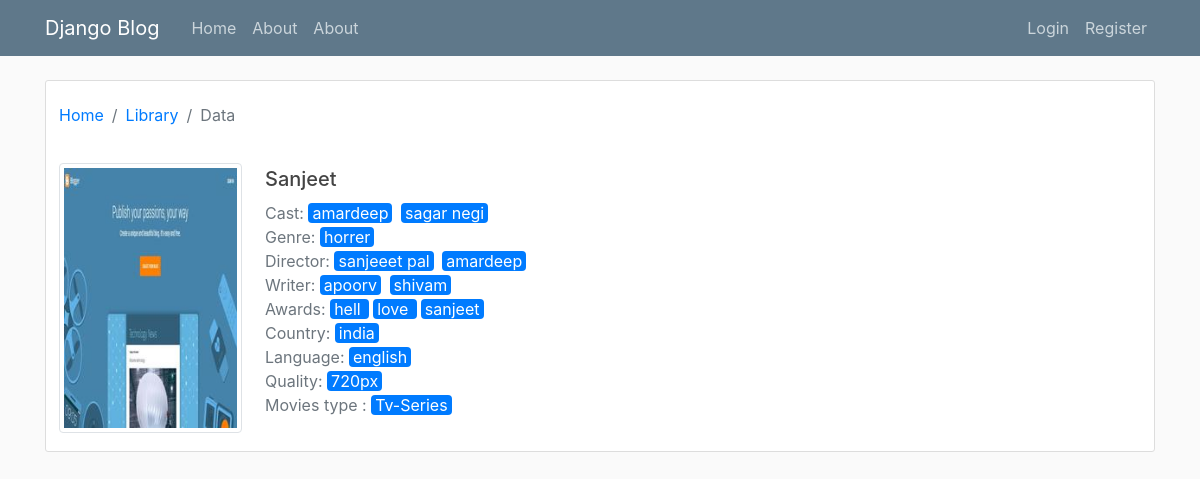
Page /movies/23/ on the committed database.
### movies_list/models.py (models this page shows, shortened)
class Movies_list(models.Model):
	movies_id=models.AutoField(primary_key=True)
	name=models.CharField(max_length=50)
	genre=models.ManyToManyField(Genre_list)
	cast=models.ManyToManyField(Cast_list)
	director=models.ManyToManyField(Director_list)
	writer=models.ManyToManyField(Writer_list)
	awards=models.ManyToManyField(Award_list)
	country=models.ForeignKey(Country_list, on_delete=models.PROTECT)
	story_line=models.TextField(default='')
	cost=models.PositiveIntegerField(default=0)
	release_date=models.DateTimeField( blank=False,null=False)
	created_at=models.DateTimeField(default=timezone.now)
	language=models.ManyToManyField(Language_list)
	imdb_rating=models.FloatField()
	imdb_link=models.TextField()
	trailer_link=models.TextField()
	views=models.PositiveIntegerField(default=0)
	likes=models.PositiveIntegerField(default=0)
	dislike=models.PositiveIntegerField(default=0)
	ratting=models.FloatField(default=0.0)
	tags=models.TextField()
	Quality=models.ForeignKey(Quality_list,on_delete=models.PROTECT)
	movies_user_id=models.ForeignKey(User, on_delete=models.PROTECT)
	movies_type=models.ForeignKey(Movies_type_list,on_delete=models.PROTECT)
	movies_thumbnail=models.ImageField(default='thumbnail.jpg',upload_to='movies_pics')
	class Meta:
		verbose_name_plural='movies'

class Cast_list(models.Model):
	cast_id=models.AutoField(primary_key=True)
	cast_name=models.CharField(max_length=50)
	cast_image=models.ImageField(default='cast.jpg',upload_to='cast_pics')
	def __str__(self):
		return f'{self.cast_name}'
	class Meta:
		verbose_name_plural='Cast'

class Genre_list(models.Model):
	genre_id=models.AutoField(primary_key=True)
	genre_name=models.CharField(max_length=40)
	genre_image=models.ImageField(default='genre.jpg',upload_to='genre_pics')
	def __str__(self):
		return f'{self.genre_name}'
	class Meta:
		verbose_name_plural='Genre'

class Director_list(models.Model):
	director_id=models.AutoField(primary_key=True)
	director_name=models.CharField(max_length=50)
	director_image=models.ImageField(default='cast.jpg',upload_to='director_pics')
	def __str__(self):
		return f'{self.director_name}'
	class Meta:
		verbose_name_plural='Director'

class Writer_list(models.Model):
	writer_id=models.AutoField(primary_key=True)
	writer_name=models.CharField(max_length=50);
	writer_image=models.ImageField(default='writer.jpg',upload_to='writer_pics')
	def __str__(self):
		return f'{self.writer_name}'
	class Meta:
		verbose_name_plural='Writer'

class Award_list(models.Model):
	award_id=models.AutoField(primary_key=True)
	award_name=models.CharField(max_length=50,blank=False)
	award_image = models.ImageField(upload_to='award_pics',default='award.jpg', )
	def __str__(self):
		return f'{self.award_name} '
	class Meta:
		verbose_name_plural = 'Award'

class Country_list(models.Model):
	country_id=models.AutoField(primary_key=True)
	country_name=models.CharField(max_length=50)
	country_short_code=models.CharField(max_length=5)
	country_image=models.ImageField(default='country.jpg',upload_to='country_pics')
	class Meta:
		verbose_name_plural='Country'

class Language_list(models.Model):
	language_id=models.AutoField(primary_key=True)
	language_name=models.CharField(max_length=60)
	language_short_code=models.CharField(max_length=5)
	def __str__(self):
		return f'{self.language_name}'
	class Meta:
		verbose_name_plural='Language'

class Quality_list(models.Model):
	quality_id=models.AutoField(primary_key=True)
	quality_name=models.CharField(max_length=50)
	quality_priority=models.PositiveIntegerField()
	class Meta:
		verbose_name_plural='Quality'

class Movies_type_list(models.Model):
	movies_type_id=models.AutoField(primary_key=True)
	movies_type_name=models.CharField(max_length=12)
	class Meta:
		verbose_name_plural='movies_type'

### movies_list/views.py (the view)
# urls.py: path("movies/<int:movies_id>/",Movies_detail,name="movies-detail"),
def Movies_detail(request,movies_id):
	movies_details=Movies_list.objects.filter(movies_id=movies_id)
	context={
		"movies_details":movies_details,
	}
	return render(request,"movies_list/movies_details.html",context)

### movies_list/Templates/movies_list/movies_details.html (shortened to what this page needs)
{% extends "users/base.html" %}
{% load crispy_forms_tags %}
{% block content %}
    <div class="content-section ">
        <div class="row ">
            <nav aria-label="breadcrumb ">
              <ol class="breadcrumb  mx-2 px-0 my-1.5 bg-white">
                <li class="breadcrumb-item"><a href="{%url 'movies-index'%}">Home</a></li>
                <li class="breadcrumb-item"><a href="#">Library</a></li>
                <li class="breadcrumb-item active" aria-current="page">Data</li>
              </ol>
            </nav>
        </div>
        <div class="row ">
            <div class="col col-md-2 mx-2 px-0 text-left my-2">
                <img  class="img-fluid img-thumbnail rounded w-auto  h-auto" src="../../media/{{movies_details.0.movies_thumbnail}}">
            </div>
            <div class="col-md-9   my-2">
              <h5 class="d-inline-block  text-justify text-nowrap text-truncate py-1 m-0">{{movies_details.0.name|capfirst}} </h5>
              <p class="pd-0 m-0  rounded text-secondary">Cast: {% for cast in movies_details.0.cast.all %}{% if not forloop.first %} {% endif %}<a class="no-underline" href="{% url 'cast-detail' cast_name=cast.cast_name %}"><span class="bg-primary rounded px-1 text-white mr-1">{{cast|join:""}}</span></a>{%endfor%}</p>
              <p class="pd-0 m-0  rounded text-secondary">Genre: {%for genre in movies_details.0.genre.all %}{% if not forloop.first %} {% endif %}<a class="no-underline" href="{% url 'genre-detail' genre_name=genre.genre_name %}"><span class="bg-primary rounded px-1 text-white mr-1">{{genre|join:""}}</span></a>{%endfor%}</p>
              <p class="pd-0 m-0  rounded text-secondary">Director: {%for director in movies_details.0.director.all%}{% if not forloop.first %} {% endif %}<a class="no-underline" href="{% url 'director-detail' director_name=director.director_name %}"><span class="bg-primary rounded px-1 text-white mr-1">{{director|join:""}}</span></a>{%endfor%}</p>
              <p class="pd-0 m-0  rounded text-secondary">Writer: {%for writer in movies_details.0.writer.all %}{% if not forloop.first %} {% endif %}<a class="no-underline" href="{% url 'writer-detail' writer_name=writer.writer_name %}"><span class="bg-primary rounded px-1 text-white mr-1">{{writer|join:""}}</span></a>{%endfor%}</p>
              <p class="pd-0 m-0  rounded text-secondary">Awards: {%for award in movies_details.0.awards.all %}{% if not forloop.first %} {% endif %}<a class="no-underline" href="{% url 'award-detail' award_name=award.award_name %}"><span class="bg-primary rounded px-1 text-white mr-1">{{award|join:""}}</span></a>{%endfor%}</p>
              <p class="pd-0 m-0  rounded text-secondary">Country: <a class="no-underline" href="{% url 'country-detail' country_name=movies_details.0.country.country_name %}"><span class="bg-primary rounded px-1 text-white mr-1">{{movies_details.0.country.country_name}}</span></a></p>
              <p class="pd-0 m-0  rounded text-secondary">Language: {%for language in movies_details.0.language.all %}{% if not forloop.first %} {% endif %}<a class="no-underline" href="{% url 'language-detail' language_name=language.language_name %}"><span class="bg-primary rounded px-1 text-white mr-1">{{language|join:""}}</a></span>{%endfor%}</p>
              <p class="pd-0 m-0  rounded text-secondary">Quality: <a class="no-underline" href="{% url 'quality-detail' quality_name=movies_details.0.Quality.quality_name %}"><span class="bg-primary rounded px-1 text-white mr-1">{{movies_details.0.Quality.quality_name}}</span></a></p>
              <p class="pd-0 m-0  rounded text-secondary">Movies type : <a class="no-underline" href="{% url 'movies_type-detail' movies_type_name=movies_details.0.movies_type.movies_type_name %}"><span class="bg-primary rounded px-1 text-white mr-1">{{movies_details.0.movies_type.movies_type_name}}</span></a></p>
            </div>
        </div>
    </div>
{% endblock content %}

### users/static/css/main.css (style rules this page uses)
body { background: #fafafa; color: #333333; margin-top: 5rem; }
h1, h2, h3, h4, h5, h6 { color: #444444; }
.content-section { background: #ffffff; padding: 10px 20px; border: 1px solid #dddddd; border-radius: 3px; margin-bottom: 20px; }

### rows in the picture
Movies_list: movies_thumbnail (picture), name "Sanjeet", country.country_name "india", Quality.quality_name "720px", movies_type.movies_type_name "Tv-Series"
Cast_list: cast_name "amardeep"
Cast_list: cast_name "sagar negi"
Genre_list: genre_name "horrer"
Director_list: director_name "sanjeeet pal"
Director_list: director_name "amardeep"
Writer_list: writer_name "apoorv"
Writer_list: writer_name "shivam"
Award_list: award_name "hell"
Award_list: award_name "love"
Award_list: award_name "sanjeet"
Language_list: language_name "english"
